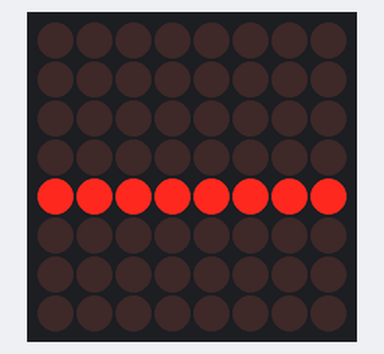
A sketch run on a simulated Arduino Uno, built with avr-gcc and run on an emulated ATmega328P. Parts: 8×8 LED matrix. Wiring (inferred from the names in the program): shift register (74HC595): data A0; shift clock A2; latch A1; LED matrix (orientation assumed): rows pin 2, pin 3, pin 4, pin 5, pin 6, pin 7, pin 8, pin 9; columns Q7, Q6, Q5, Q4, Q3, Q2, Q1, Q0.

Above: at 0.1 s.

The sketch:

components_ledmatrixtesting_1.ino
```cpp
#define data A0
#define regclk A1
#define srclk A2
int Cathodes[8] = {2,3,4,5,6,7,8,9};
uint8_t matrix[8]={
  0b00000000,
  0b00000000,
  0b00000000,
  0b11111111,
  0b00000000,
  0b00000000,
  0b00000000,
  0b00000000
};
void setup()
{

  pinMode(data, OUTPUT);
  pinMode(regclk, OUTPUT);
  pinMode(srclk, OUTPUT);
  for(int i=0;i<8;i++){
    pinMode(Cathodes[7-i],OUTPUT);
    digitalWrite(Cathodes[7-i], LOW);
  }
}

void loop()
{
  for(int i=0;i<8;i++){
    for(int row=0;row<8;row++){
      digitalWrite(Cathodes[7-row],LOW);
    }
    digitalWrite(regclk,LOW);
    shiftOut(data,srclk,LSBFIRST,~matrix[i]);
    digitalWrite(regclk,HIGH);
    digitalWrite(Cathodes[7-i],HIGH);
    delayMicroseconds(800);
  }
}
```
